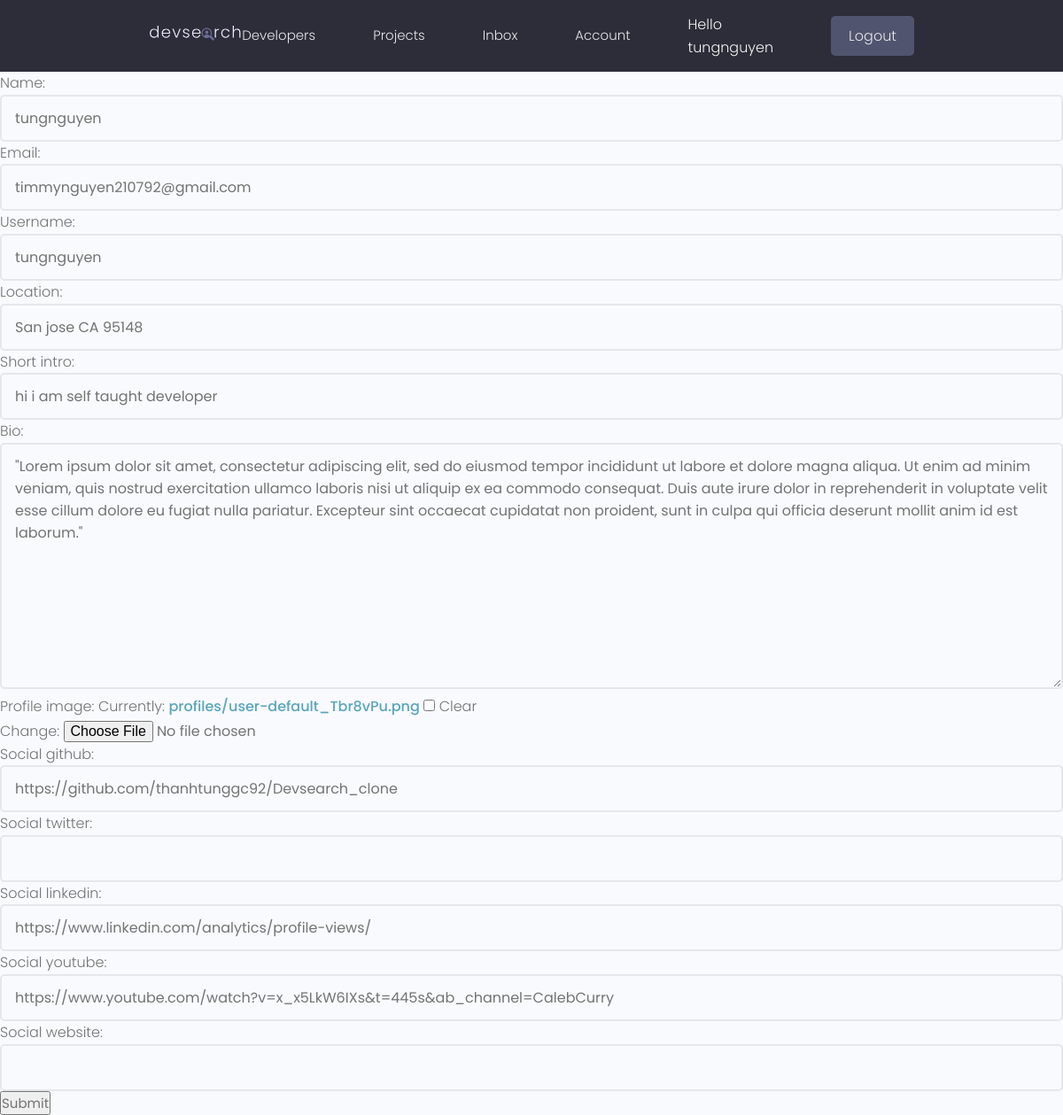
Screenshot of /profiles/user/edit (signed in) with the database file from the repository.
### users/models.py (models this page shows, shortened)
class Profile(models.Model):
    user = models.OneToOneField(User,on_delete=models.CASCADE , null=True, blank= True)
    name = models.CharField(max_length=255, blank=True, null=True)
    email = models.EmailField(max_length=500 , blank=True, null=True)
    username = models.CharField(max_length=255, blank=True, null=True)
    location = models.CharField(max_length=255, blank=True, null=True)
    short_intro = models.CharField(max_length=255, blank=True , null=True)
    bio = models.TextField(blank=True,null=True)
    profile_image = models.ImageField(null=True , blank=True, upload_to='profiles/', default='profiles/user-default.png')
    social_github = models.CharField(max_length=255, blank=True, null=True)
    social_twitter = models.CharField(max_length=255, blank=True, null=True)
    social_linkedin = models.CharField(max_length=255, blank=True, null=True)
    social_youtube = models.CharField(max_length=255, blank=True, null=True)
    social_website = models.CharField(max_length=255, blank=True, null=True)
    created = models.DateTimeField(auto_now_add=True)
    id = models.UUIDField(default=uuid.uuid4, unique=True, primary_key=True, editable=False)

### users/views.py (the view)
# urls.py: path('user/edit',views.editUser,name="edit-user"),
@login_required(login_url='login')
def editUser(request):
    profile = request.user.profile
    form =ProfileForm(instance=profile)
    if request.method =='POST':
        form = ProfileForm(request.POST,request.FILES,instance=profile)
        if form.is_valid():
            form.save()
            return redirect('user')
    context={'form':form}
    return render(request,'users/user_form.html',context)

### users/forms.py
class ProfileForm(ModelForm):
    class Meta:
        model = Profile
        fields = ['name','email','username','location','short_intro','bio','profile_image','social_github','social_twitter',
                  'social_linkedin','social_youtube','social_website']
    def __init__(self, *args,**kwargs):
        super(ProfileForm,self).__init__(*args,**kwargs)  #style editform
        for k, field in self.fields.items():
            field.widget.attrs.update({'class':'input'})

### users/templates/users/user_form.html (shortened to what this page needs)
{% extends 'main.html'%}
{% block content %}
<form action="" method="POST" enctype="multipart/form-data">
    {{form.as_p}}
    <input type="submit" name="submit" id="">
</form>
{% endblock content %}

### templates/navbar.html (shortened to what this page needs)
{% load static %}
 <header class="header">
    <div class="container container--narrow">
      <a href="/" class="header__logo">
        <img src="{% static 'images/logo.svg' %}" alt="DevSearch Logo" />
      </a>
      <nav class="header__nav">
        <ul class="header__menu">
          <li class="header__menuItem"><a href="{% url 'profile' %}">Developers</a></li>
          <li class="header__menuItem"><a href="{% url 'projects' %}">Projects</a></li>
          <li class="header__menuItem"><a href="inbox.html">Inbox</a></li>
          {% if request.user.is_authenticated %}
          <li class="header__menuItem"><a href="{% url 'user'%}">Account</a></li>
          <li> <p style="color: whitesmoke;">Hello {{request.user.username}}</p></li>
          <li class="header__menuItem"><a href="{% url 'logout'%}" class="btn btn--sub">Logout</a></li>
          {% else %}
          <li class="header__menuItem"><a href="{% url 'login'%}" class="btn btn--sub">Login/Sign Up</a></li>
          {% endif %}
        </ul>
      </nav>
    </div>
  </header>

### static/css/app.css (style rules this page uses)
:root { --color-sub: #2d2d39; }
.btn--sub { background-color: var(--color-sub-light); }
img { width: 100%; }
.header { position: sticky; z-index: 111; background-color: var(--color-sub); padding: 1.5rem 0; }
.header > .container { display: flex; justify-content: space-between; align-items: center; }
.header__logo > img { height: 3.8rem; }
.header__nav > ul { display: inline-flex; align-items: center; list-style: none; gap: 6.5rem; }
.header__menuItem > a { color: var(--color-light); font-weight: 300; }

### static/uikit/styles/modules/_variables.css (style rules this page uses)
:root { --color-main: #5aa5b9; --color-main-light: #e6faff; --color-sub: #3f4156; --color-sub-light: #51546e; --color-sub-lighter: #ededfd; --color-text: #737373; --color-gray: #8b8b8b; --color-light: #e5e7eb; --color-light-gray: #767676; --color-bg: #f8fafd; --color-white: #fffefd; --color-white-light: #f3f3f3; --color-success: #359e64; --color-success-bg: #def8e8; --color-error: #fc4b0b; --color-error-bg: #fff2ee; --font-base: 'Poppins', arial, helvetica, 'Segoe UI', roboto, ubuntu, sans-serif; --font-monospace: 'Fira Code', 'Courier New', courier, monospace; --font-regular: 300; --font-medium: 500; --font-bold: 700; --generic-shadow: 1px 1px 5px #00000010; --generic-transition: all 0.3s ease-in-out; }

### static/uikit/styles/modules/_base.css (style rules this page uses)
* { margin: 0; padding: 0; box-sizing: border-box; text-rendering: optimizeLegibility; color: inherit; font-size: inherit; }
html { font-size: 50%; }
@media only screen and (min-width: 480px) { html { font-size: 56.25%; } }
@media only screen and (min-width: 1200px) { html { font-size: 62.5%; } }
body { line-height: 1.6; font-weight: 400; font-size: 1.5rem; color: var(--color-text); background-color: var(--color-bg); min-height: 100vh; }

### static/uikit/styles/modules/_typography.css (style rules this page uses)
* { font-family: var(--font-base); }
p, span, strong { font-size: 1.6rem; color: var(--color-text); font-weight: var(--font-regular); }
a { padding-bottom: 2px; text-decoration: none; display: inline-block; color: var(--color-main); font-weight: var(--font-medium); }

### static/uikit/styles/modules/_utilities.css (style rules this page uses)
.container { width: 92%; max-width: 165rem; margin: 0 auto; box-sizing: border-box; }
.container--narrow { width: 92%; max-width: 120rem; }
@media screen and (min-width: 1000px) { .container { width: 90%; } }
@media screen and (min-width: 1000px) { .container--narrow { width: 85%; } }
@media screen and (min-width: 1200px) { .container { width: 80%; } }
@media screen and (min-width: 1200px) { .container--narrow { width: 72%; } }

### static/uikit/styles/modules/_button.css (style rules this page uses)
.btn { display: inline-block; position: relative; cursor: pointer; background-color: var(--color-light); font-weight: var(--font-medium); color: var(--color-sub); text-decoration: none; padding: 1rem 2rem; border-radius: 0.5rem; border: none; width: -webkit-fit-content; width: -moz-fit-content; width: fit-content; height: -webkit-fit-content; height: -moz-fit-content; height: fit-content; font-size: 1.6rem; outline-width: 0; outline-color: transparent; -webkit-backface-visibility: hidden; backface-visibility: hidden; transition: all 0.3s ease-in-out; }
.btn--sub { background-color: var(--color-sub); color: var(--color-white); }

### static/uikit/styles/modules/_form.css (style rules this page uses)
input.input[type='text'], input.input[type='email'], input.input[type='password'], input.input[type='number'], textarea.input { min-width: 24rem; width: 100%; padding: 1.2rem 1.5rem; border-radius: 0.5rem; border: 2px solid var(--color-light); transition: all 0.3s ease-in-out; background-color: var(--color-bg); }

### rows the page displays
Profile: name "tungnguyen", email "timmynguyen210792@gmail.com", username "tungnguyen", location "San jose CA 95148", short_intro "hi i am self taught developer", bio "\"Lorem ipsum dolor sit amet, consectetur adipiscing elit, sed do eiusmod tempor incididunt ut labore et dolore magna aliqua. Ut enim ad minim veniam, quis nostrud exercitation ullamco laboris nisi ut aliquip ex ea commodo consequat. Duis aute irure dolor in reprehenderit in voluptate velit esse cillum dolore eu fugiat nulla pariatur. Excepteur sint occaecat cupidatat non proident, sunt in culpa qui officia deserunt mollit anim id est laborum.\"", social_github "https://github.com/thanhtunggc92/Devsearch_clone", social_linkedin "https://www.linkedin.com/analytics/profile-views/", social_youtube "https://www.youtube.com/watch?v=x_x5LkW6IXs&t=445s&ab_channel=CalebCurry"

### other values shown
{{ request.user.username }} "tungnguyen"
